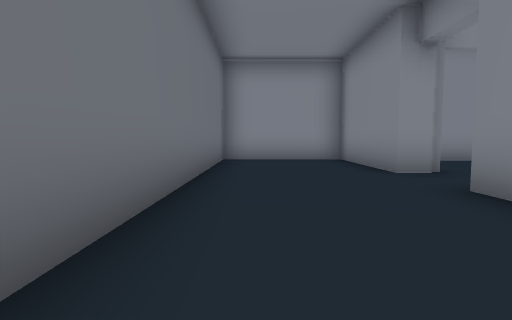
[1] (above)

24 first-person views from a walk through a 3-D level made in the Unity game engine. The camera is 1.2 m above the floor, tilts 4° down and sees 80° across. Doors are open. The floor is counted in squares, 2 m on a side. Each view is taken from the middle of a square. On the plan, view 1 faces up. The plan holds only what a view shows up to about 9 squares ahead; the rest is blank. The place goes on beyond the plan. The player is left out.

[2]
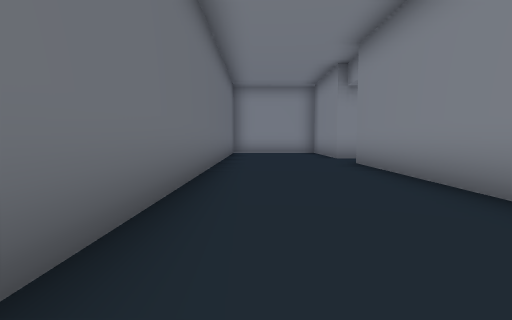

[3]
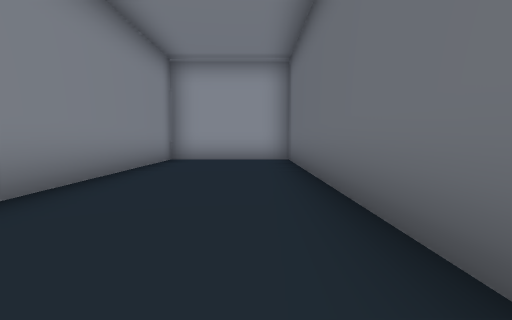

[4]
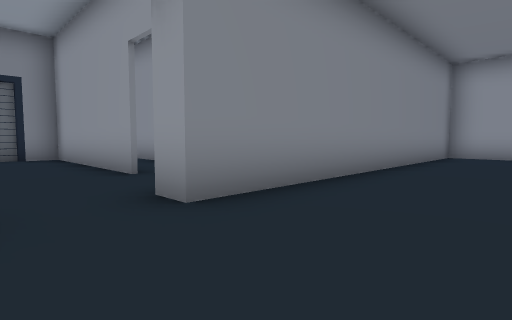

[5]
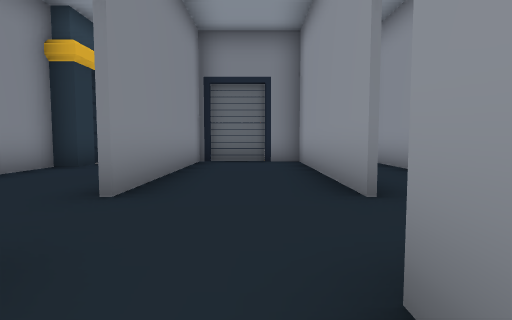

[6]
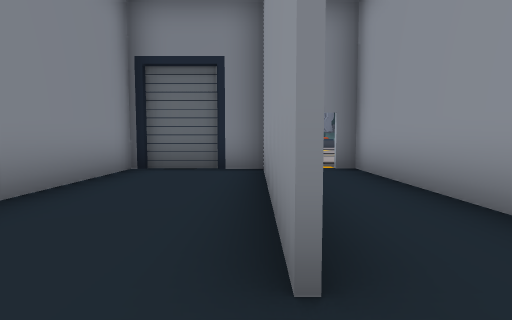

[7]
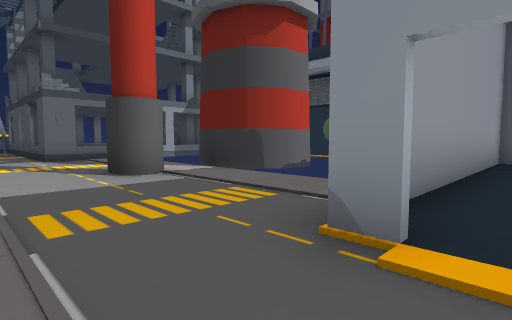

[8]
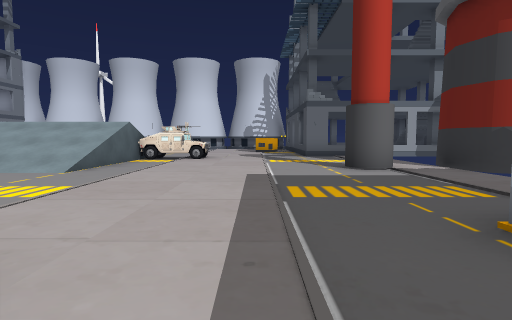

[9]
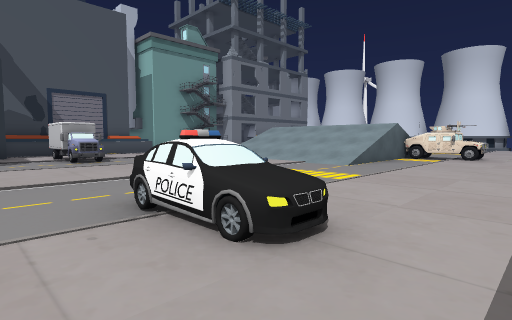

[10]
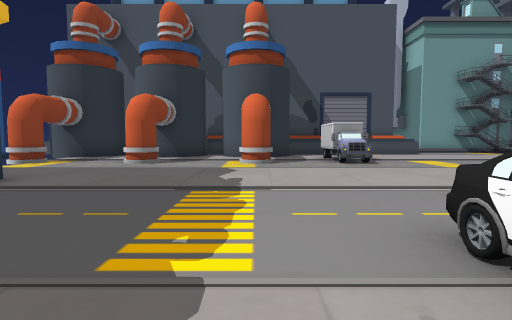

[11]
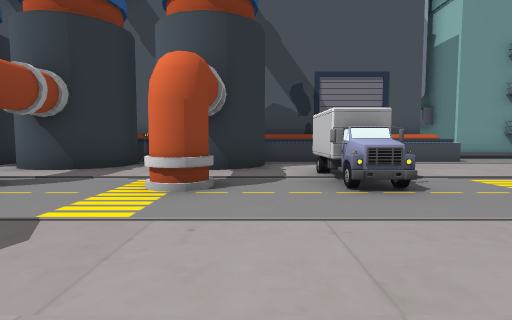

[12]
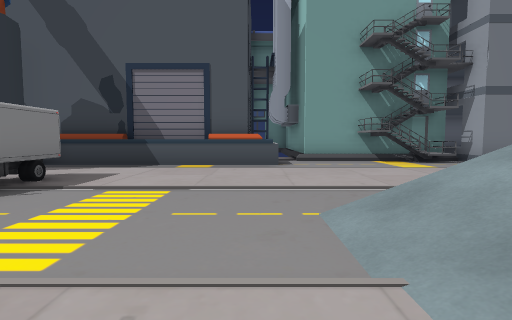

[13]
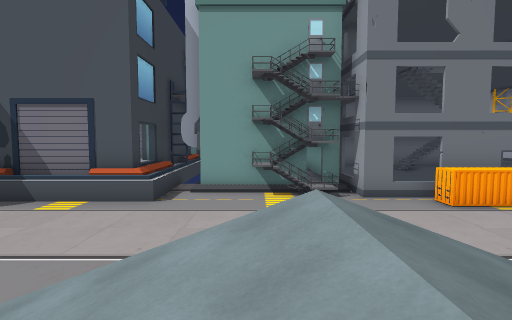

[14]
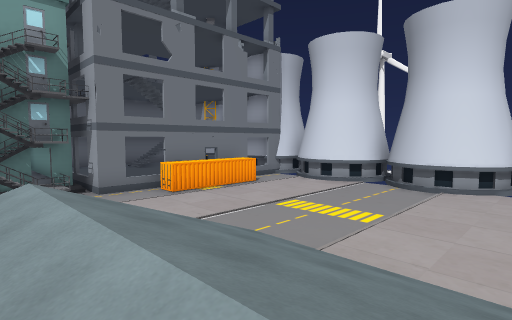

[15]
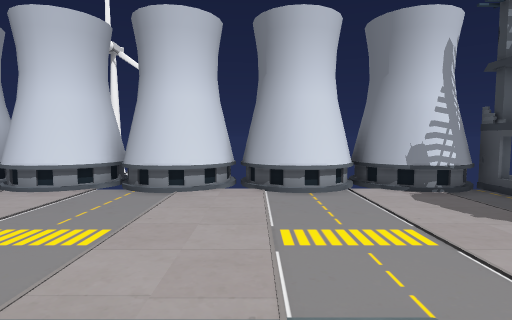

[16]
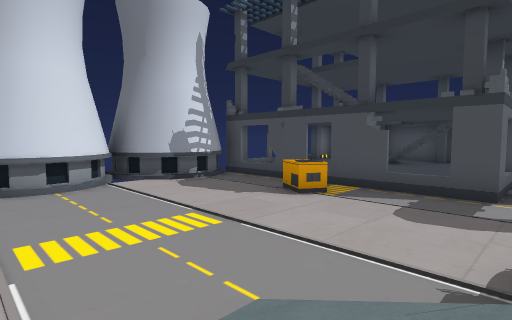

[17]
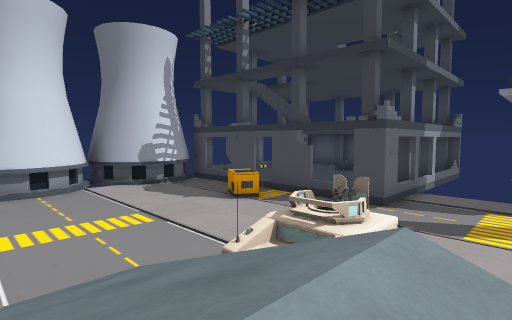

[18]
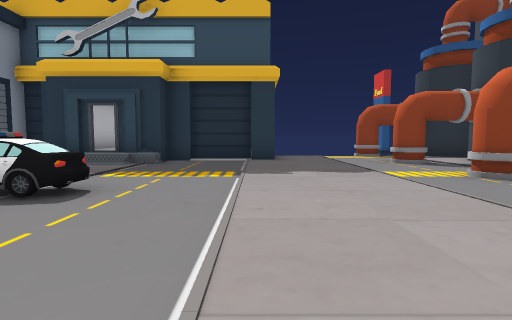

[19]
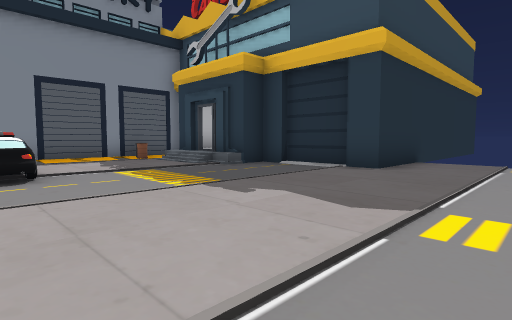

[20]
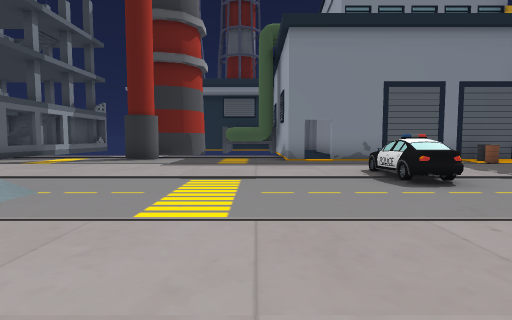

[21]
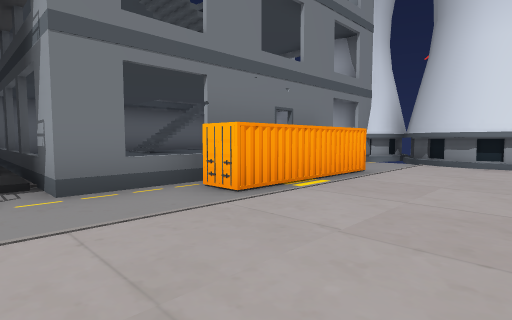

[22]
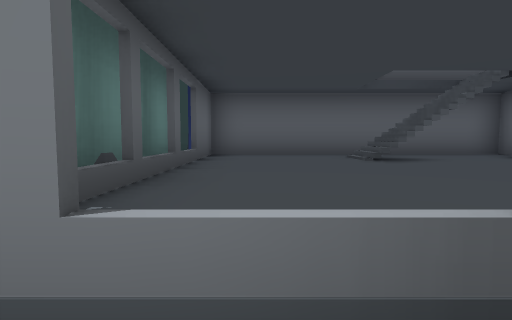

[23]
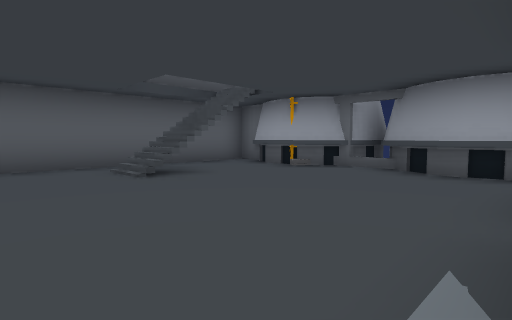

[24]
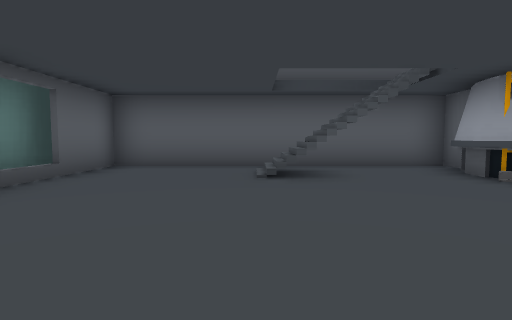

### Floor plan
Key: @ floor where view 1 was taken; # wall or solid block; x gap in a wall; . main floor; : floor 0.25 m higher than the main floor; / step, stairs or slope; D open door; ^ raised ledge; O other object.
Columns run from 1 left of view 1 to 33 right of it. Each row starts with its distance up from view 1.
 10                   ##  #
  9 ##### #####       #....  x^
  8 #...# ....###  ####......x
  7 #...#..... ###D#......#.##
  6 #...#....  #O............#O^
  5 #.....######.............
  4 #..........#..........#.##
  3 #...#..#####...O.........#.#
  2 #...#......D...OO.....OO...#
  1 #...########..........OO...#
  0 #@..#    #.................#
 -1 #...#    #.................#
 -2 #...#    #.................^^
 -3 #...#    #......./////.......
 -4 #...#    #x#.....///// .....#
 -5 #...#      ....../////  ...##
 -6 #####     .....OO/////   ..##
 -7           .....OO///// ....#D#####
 -8         :#/#...../////.....#/##:###
 -9         :: /.............../::::::#
-10         :: #..............O:::::::#
-11            #OO............O::::://#
-12            x..............O#::::/:#
-13            #............... ::::#:#
-14            /.............../::::::#
-15            ###################:####
-16                              ###

Positions as (right, up) in squares from view 1, and headings:
1: (0, 0), facing up
2: (0, -4), facing up
3: (0, 3), facing down
4: (0, 5), facing down-right
5: (2, 4), facing right
6: (4, 3), facing right
7: (12, 2), facing down-left
8: (12, 3), facing down
9: (12, 4), facing down-right
10: (13, 4), facing right
11: (17, 3), facing right
12: (18, -2), facing right
13: (18, -5), facing right
14: (17, -5), facing down-right
15: (17, -6), facing down
16: (17, -7), facing down-left
17: (17, -5), facing down-left
18: (17, -1), facing up
19: (20, 2), facing up-left
20: (19, 0), facing left
21: (22, -7), facing down-right
22: (25, -9), facing right
23: (26, -9), facing down-right
24: (26, -11), facing right
